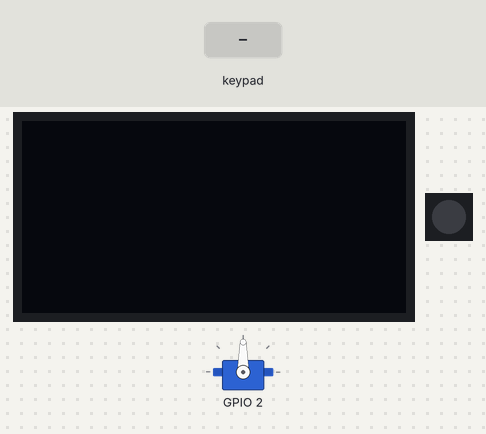
The program below on a simulated ESP32. Parts: 128×64 one-colour display, servo, 1 RGB LEDs in strip order, left to right. Inputs (shaded band) come from the test bench. The strip is taken to match the declared colour order.

Above: at 1.2 s.
1.3 s: keypad keys 1 2 # pressed 0.4 s apart
At 1.51 s:
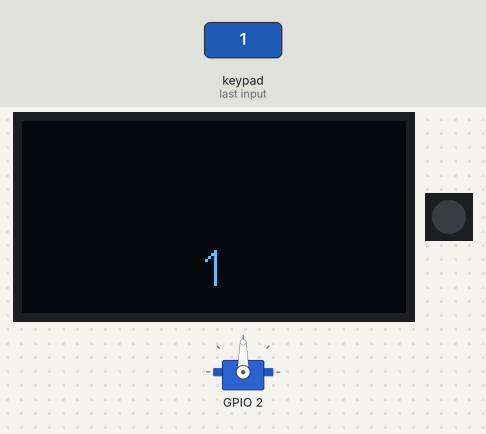
At 2.9 s:
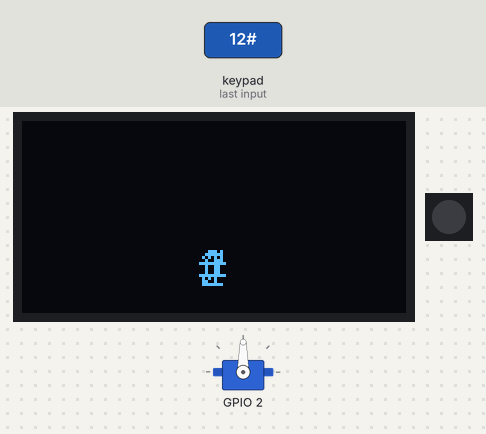
4.0 s: key '*' pressed
5.5 s: key '3' pressed
7.0 s: keypad keys 2 5 pressed 0.4 s apart
At 8.2 s:
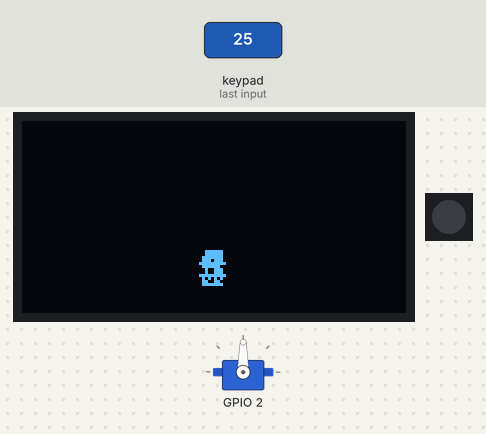
Timing chart, 0 to 10.0 s (numbered marks = the images above; inputs shaded):
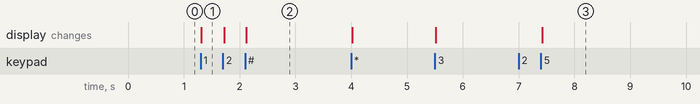

The program:

main.cpp
```cpp
//#include <Arduino.h>
//#include "esp32_snir.h"
//#include "ecran.h"
//#include "serrure.h"
//
//
//
//void setup() {
//    ecran->AfficherMessage("Code :", 1);
//    pinMode(BP1, INPUT);
//    pinMode(BP2, INPUT);
//}
//
//void loop() {
//    if (digitalRead(BP1) == LOW) {
//        laSerrure->Verrouiller();
//        ecran->AfficherMessage("Porte Fermé");
//    }
//    if (digitalRead(BP2) == LOW) {
//        laSerrure->Deverouiller();
//        ecran->AfficherMessage("Porte Ouverte");
//    }
//}

#include <Arduino.h>
#include "coffre.h"

Coffre *leCoffre;

void setup() {
    leCoffre = new Coffre;
}

void loop() {
    leCoffre->Controler();
}
```

coffre.h
```cpp
// (licence header left out)
/*
 * File:   Coffre.h
 * Author: nbertault
 *
 * Created on 23 janvier 2024, 17:33
 */

#ifndef COFFRE_H
#define COFFRE_H
#include <Keypad.h>
#include "ecran.h"
#include "serrure.h"
#include "esp32_snir.h"

class Coffre {
public:

    enum ETATS_DU_COFFRE {
        OUVERT,
        FERMEE
    };
    static const uint8_t LIGNES = 4;
    static const uint8_t COLONNES = 3;
    char touches[LIGNES * COLONNES] = {
        '1', '2', '3',
        '4', '5', '6',
        '7', '8', '9',
        '*', '0', '#'
    };
    //affectation des E/S GPIO aux L1,L2,L3,L4 du clavier
    uint8_t brochesEnLigne[LIGNES] = {26, 25, 33, 32};
    //affectation des E/S GPIO aux C1,C2,C3 du clavier
    uint8_t brochesEnColonne[COLONNES] = {15, 5, 4};
    Coffre();
    void Controler();
    ~Coffre();
private:
    Keypad *clavier;
    Ecran *ecran;
    Serrure *laSerrure;
};

#endif /* COFFRE_H */
```

ecran.h
```cpp
/*
 * File:   Ecran.h
 * Author: nbertault
 *
 * Created on 23 janvier 2024, 15:07
 */

#ifndef ECRAN_H
#define ECRAN_H
#include <SSD1306.h>

class Ecran : public SSD1306{
public:
    Ecran();
    void AfficherMessage(const String _message, const int _ligne = 0);
private:

};

#endif /* ECRAN_H */
```

esp32_snir.h
```cpp
/*
 * File:   esp32_snir.h
 * Author: pcruchet
 *
 * Created on 12 décembre 2023, 09:35
 */

#ifndef ESP32_SNIR_H
#define ESP32_SNIR_H

#define BP1 39 // définition des boutons-poussoirs
#define BP2 34
#define BP3 35

#define SW 23 // définition de l’interrupteur

#define LED 2 // définition de la LED bleue sur le board ESP32
#define D1 13 // définition de la LED rouge
#define D2 12 // définition de la LED verte

#define ADD_OLED 0x3C // adresse de l’afficheur OLED sur le bus I2C

#define DATALEDS 19 // définition du GPIO pour la commande des LED RGB
#define NB_PIXELS 4 // nombre de pixels sur la carte.

#define ADC_LDR 36 // définition du GPIO pour la conversion analogique numérique

#define RELAY_1 27 // définition du GPIO pour le relais 1
#define RELAY_2 14 // définition du GPIO pour le relais 2

#define TX_RS232 17 // définition de la broche de transmission pour la RS232
#define RX_RS232 16 // définition de la broche de réception pour la RS232

#define TEMP 18 // définition du bus 1-wire pour le capteur de température

#define PWM 2 // définition du GPIO pour le servomoteur

#endif /* ESP32_SNIR_H */
```

serrure.h
```cpp
/*
 * File:   Serrure.h
 * Author: nbertault
 *
 * Created on 23 janvier 2024, 15:55
 */

#ifndef SERRURE_H
#define SERRURE_H
#include "esp32_snir.h"
#include <ESP32Servo.h>
#include <Adafruit_NeoPixel.h>
#include <Arduino.h>

class Serrure : public Servo{
public:
    Serrure(const uint8_t _broche = PWM);
    ~Serrure();
    void Deverouiller();
    void Verrouiller();
private:
    Adafruit_NeoPixel *ledRGB;
uint8_t broche;
};

#endif /* SERRURE_H */
```

coffre.cpp
```cpp
// (licence header left out)
/*
 * File:   Coffre.cpp
 * Author: nbertault
 *
 * Created on 23 janvier 2024, 17:33
 */

#include "coffre.h"

Coffre::Coffre() {
    ecran = new Ecran;
    laSerrure = new Serrure;
    clavier = new Keypad(touches, brochesEnLigne, brochesEnColonne, LIGNES, COLONNES);
}

void Coffre::Controler() {
    char unetouche = clavier->getKey();
    if (unetouche != NO_KEY) {
        ecran->AfficherMessage(String(unetouche), 1);
    }
}

Coffre::~Coffre() {
    delete ecran;
    delete laSerrure;
    delete clavier;
}
```

ecran.cpp
```cpp
/*
 * File:   Ecran.cpp
 * Author: nbertault
 *
 * Created on 23 janvier 2024, 15:07
 */

#include "ecran.h"
#include "esp32_snir.h"

Ecran::Ecran() :
SSD1306(ADD_OLED, SDA, SCL) {
    init();
    flipScreenVertically();
    clear();
    display();
    setFont(ArialMT_Plain_16);
}

void Ecran::AfficherMessage(const String _message, const int _ligne) {

    if (_ligne == 0) {
        setColor(BLACK);
        fillRect(0, 0, 127, 31);
        setColor(WHITE);
        int pos = getStringWidth(_message);
        drawString((128 - pos) / 2, 8, _message);
        display();
    } else {
        setColor(BLACK);
        drawRect(0, 32, 127, 63);
        setColor(WHITE);
        int pos = getStringWidth(_message);
        drawString((128 - pos) / 2, 40, _message);
        display();
    }
}
```

serrure.cpp
```cpp
/*
 * File:   Serrure.cpp
 * Author: nbertault
 *
 * Created on 23 janvier 2024, 15:55
 */

#include "serrure.h"

Serrure::Serrure(const uint8_t _broche) :
broche(_broche) {
    int canal = attach(_broche, 800, 2000);
    ESP32PWM::allocateTimer(canal);
    ledRGB = new Adafruit_NeoPixel(1, DATALEDS, NEO_RGB);
    ledRGB->begin();
    ledRGB->clear();
    ledRGB->show();
}

Serrure::~Serrure()
{
    detach();
    delete ledRGB;
}

void Serrure::Deverouiller()
{
    write(0);
    ledRGB->setPixelColor(0,0,16,0);
    ledRGB->show();
}

void Serrure::Verrouiller()
{
    write(180);
    ledRGB->setPixelColor(0,16,0,0);
    ledRGB->show();
}
```

Measured:
- after the input at 1.3 s, the display: changes at once (image 1)
- after the input at 7.0 s, the display: changes after 0.42 s (image 3)
